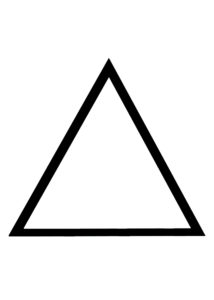
#> input picture images/triangle.jpg, 214 x 300 px, found by its file name
$ python morph.py
#> lines starting #> are read from the running program, lines starting #| are printed output that depends on the picture
import cv2 as cv
import numpy as np
import matplotlib.pyplot as plt

image = cv.imread("images/triangle.jpg", 0)
#> image: shape (300, 214); min 0, max 255, mean 235.5
image = 255 - image
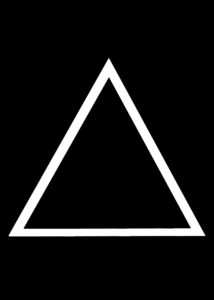
#> image: shape (300, 214); min 0, max 255, mean 19.5
kernel = np.ones((5,5), np.uint8)
# kernel = np.array([
#     [0,0,1,0,0],
#     [0,1,1,1,0],
#     [0,1,1,1,0],
#     [1,1,1,1,1],
#     [1,1,1,1,1]
# ], np.uint8)

eroded = cv.erode(image, kernel, iterations=1)
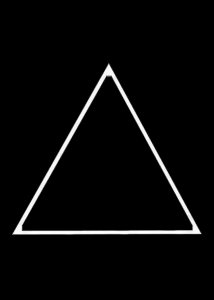
#> eroded: shape (300, 214); min 0, max 254, mean 8.4
dilated = cv.dilate(image, kernel, iterations=1)
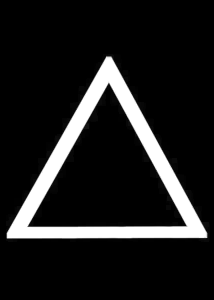
#> dilated: shape (300, 214); min 0, max 255, mean 30.8

fig, ax = plt.subplots(1, 3)
ax[0].imshow(image, cmap='gray')
ax[1].imshow(eroded, cmap='gray')
ax[2].imshow(dilated, cmap='gray')
plt.show()
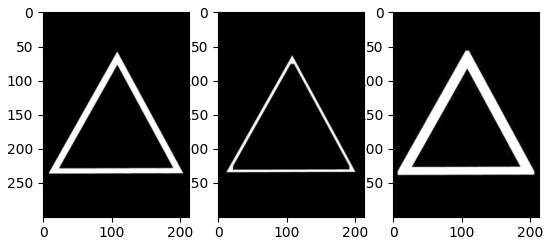
#> figure drawn by matplotlib, 3 panels
